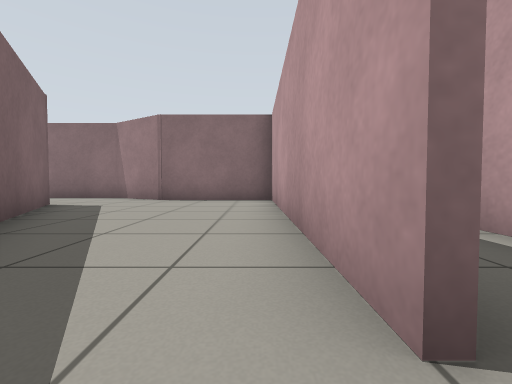
[1] (above)

16 first-person views from a walk through a robot-simulator world made for Gazebo. The camera is 0.5 m above the floor, tilts 2° down and sees 90° across. The floor is counted in squares, 1 m on a side. Each view is taken from the middle of a square. On the plan, view 1 faces up. The plan holds only what a view shows up to about 9 squares ahead; the rest is blank. The robots in the file are not drawn.

[2]
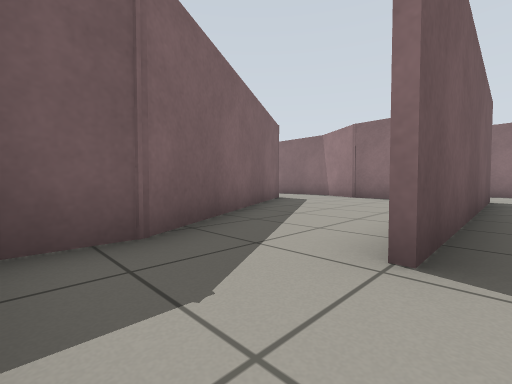

[3]
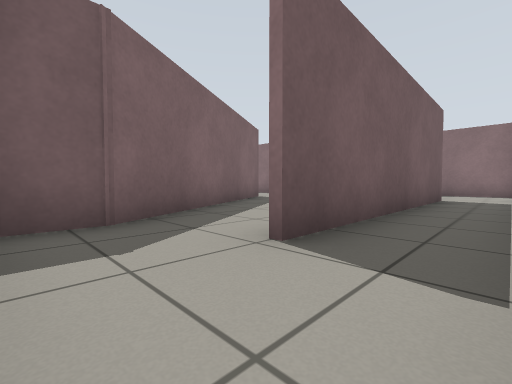

[4]
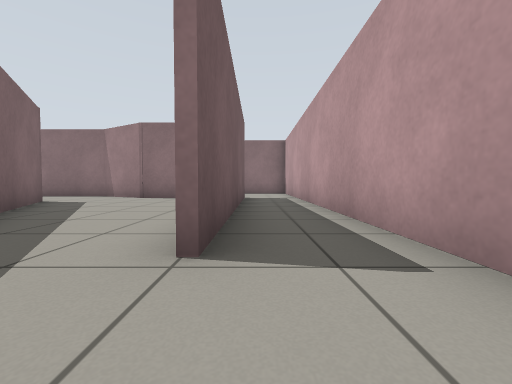

[5]
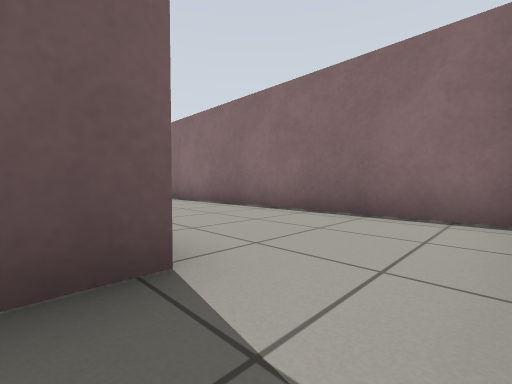

[6]
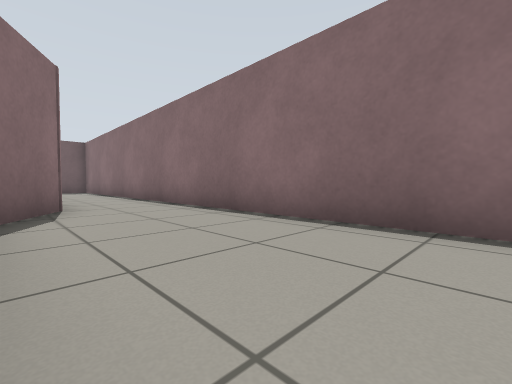

[7]
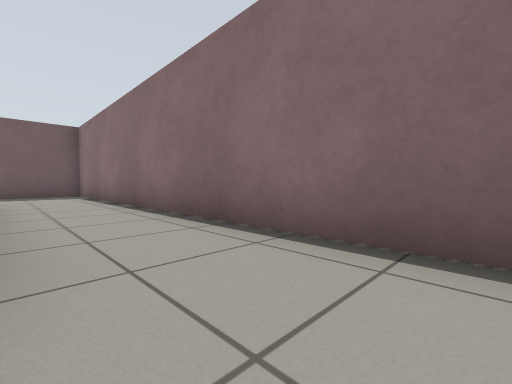

[8]
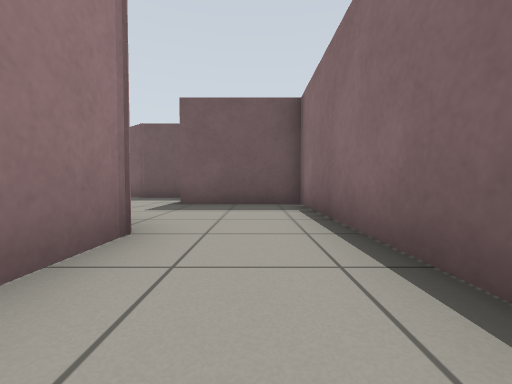

[9]
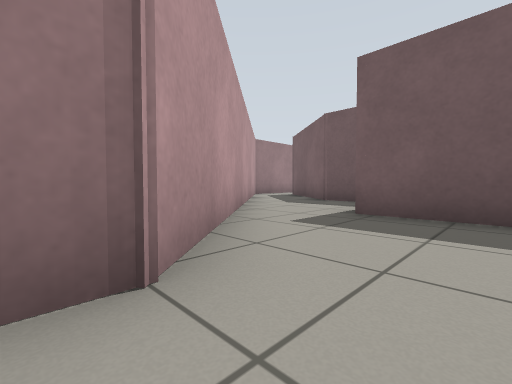

[10]
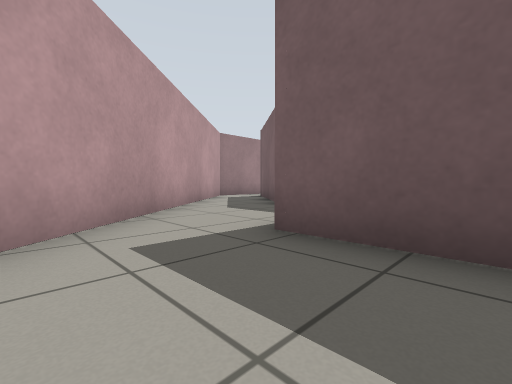

[11]
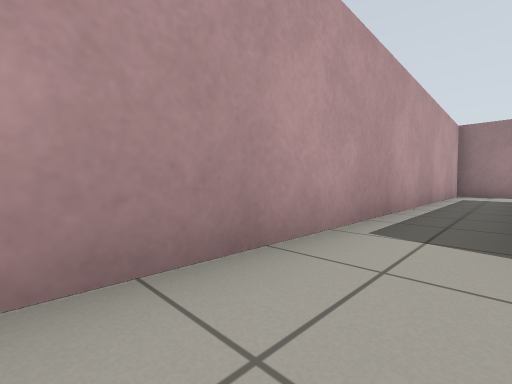

[12]
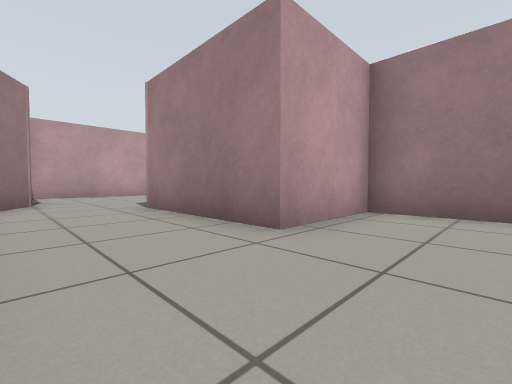

[13]
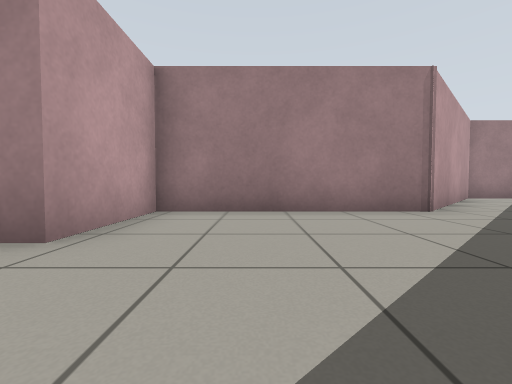

[14]
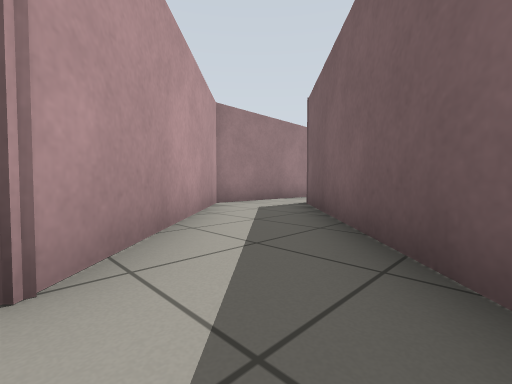

[15]
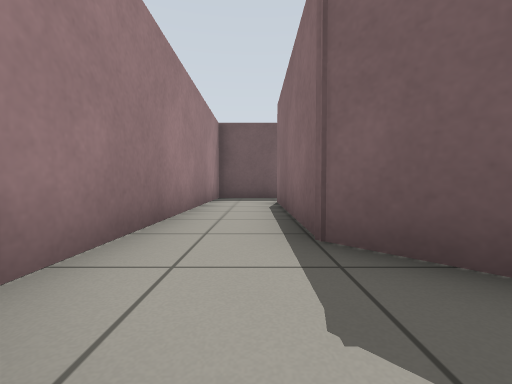

[16]
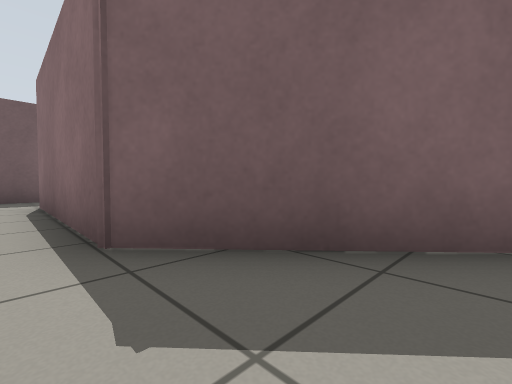

### Floor plan
Points are (right, up) in squares from view 1. A wall is a line through its corners. A room is listed if a view was taken in it or the views show most of it. See-through windows are left out.
Room 1 (views 1, 2, 4)
walls: (0.5, 0.6) (0.5, 7.6) (-2.8, 7.6) (-4.6, 8.6); (-4.8, 5.9) (-1.3, -0.1) (-1.3, -1.1)
ways out: opening at (1, -0.5) to room 2; opening at (-4, 7) to room 4
Room 2 (views 3, 5, 6, 7, 8, 9, 11)
walls: (0.6, 7.8) (0.6, 0.6); (-4.7, 8.8) (-3.3, 8); (2.1, 11.1) (-11.6, 11.1); (-10.5, 8.8) (-9.1, 8.8); (1, -1.4) (2.4, -1.4) (2.4, 10.1)
ways out: opening at (1, -0.5) to room 1; opening at (-12, 10) to room 3
Room 3 (view 10)
walls: (-11.6, 11.1) (-14.1, 11.1) (-14.1, 8.1); (-17.4, 2.5) (-10.5, 8.8)
ways out: opening at (-12, 10) to room 2
Room 4 (views 12, 13, 14)
walls: (-13.1, 3.5) (-8.3, 3.5) (-8.3, 5.9) (-4.8, 5.9); (-4.6, 8.6) (-7, 8.6)
ways out: opening at (-4, 7) to room 1; opening at (-14, 4) to room 5
Room 5 (views 15, 16)
walls: (-24.6, 1.7) (-24.6, -0.2) (-16.8, -0.2) (-13.1, 3.5); (-14.4, 5.1) (-18.2, 1.6) (-22.8, 1.6)
ways out: opening at (-14, 4) to room 4; opening at (-23.5, 2)

Where each view was taken, in squares from view 1:
view 1: 0 up, 0 right, facing up
view 2: 1 down, 1 right, facing up-left
view 3: 1 down, 2 right, facing up-left
view 4: 1 down, 1 right, facing up
view 5: 7 up, 2 right, facing up-left
view 6: 8 up, 1 right, facing up-left
view 7: 9 up, 3 left, facing up-left
view 8: 10 up, 8 left, facing left
view 9: 10 up, 10 left, facing down-left
view 10: 10 up, 12 left, facing down-left
view 11: 10 up, 1 right, facing down-right
view 12: 8 up, 10 left, facing down-right
view 13: 8 up, 10 left, facing down
view 14: 5 up, 13 left, facing down-left
view 15: 1 up, 16 left, facing left
view 16: 1 up, 16 left, facing up-left
